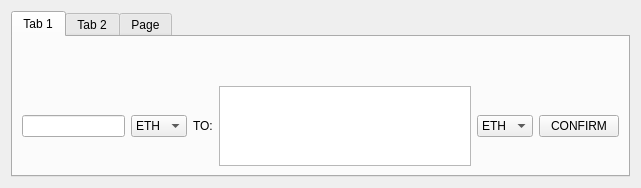
<?xml version="1.0" encoding="UTF-8"?>
<ui version="4.0">
 <class>SecForm</class>
 <widget class="QWidget" name="SecForm">
  <property name="geometry">
   <rect>
    <x>0</x>
    <y>0</y>
    <width>641</width>
    <height>188</height>
   </rect>
  </property>
  <property name="windowTitle">
   <string>Form</string>
  </property>
  <layout class="QGridLayout" name="gridLayout">
   <item row="1" column="0">
    <widget class="QTabWidget" name="tabWidget">
     <property name="currentIndex">
      <number>0</number>
     </property>
     <widget class="QWidget" name="tab_5">
      <attribute name="title">
       <string>Tab 1</string>
      </attribute>
      <layout class="QGridLayout" name="gridLayout_2">
       <item row="0" column="0">
        <widget class="QLabel" name="label">
         <property name="text">
          <string/>
         </property>
        </widget>
       </item>
       <item row="1" column="1">
        <widget class="QLabel" name="label_2">
         <property name="text">
          <string/>
         </property>
        </widget>
       </item>
       <item row="2" column="0" colspan="2">
        <layout class="QHBoxLayout" name="horizontalLayout_4">
         <item>
          <layout class="QHBoxLayout" name="horizontalLayout_3">
           <item>
            <layout class="QHBoxLayout" name="horizontalLayout">
             <item>
              <widget class="QLineEdit" name="lineEdit"/>
             </item>
             <item>
              <widget class="QComboBox" name="comboBox">
               <item>
                <property name="text">
                 <string>ETH</string>
                </property>
               </item>
               <item>
                <property name="text">
                 <string>BTC</string>
                </property>
               </item>
               <item>
                <property name="text">
                 <string>NEO</string>
                </property>
               </item>
               <item>
                <property name="text">
                 <string>BAT</string>
                </property>
               </item>
              </widget>
             </item>
            </layout>
           </item>
           <item>
            <layout class="QHBoxLayout" name="horizontalLayout_2">
             <item>
              <widget class="QLabel" name="label_3">
               <property name="text">
                <string>TO:</string>
               </property>
              </widget>
             </item>
             <item>
              <widget class="QTextBrowser" name="textBrowser"/>
             </item>
             <item>
              <widget class="QComboBox" name="comboBox_2">
               <item>
                <property name="text">
                 <string>ETH</string>
                </property>
               </item>
               <item>
                <property name="text">
                 <string>BTC</string>
                </property>
               </item>
               <item>
                <property name="text">
                 <string>NEO</string>
                </property>
               </item>
               <item>
                <property name="text">
                 <string>BAT</string>
                </property>
               </item>
              </widget>
             </item>
            </layout>
           </item>
          </layout>
         </item>
         <item>
          <widget class="QPushButton" name="pushButton">
           <property name="text">
            <string>CONFIRM</string>
           </property>
          </widget>
         </item>
        </layout>
       </item>
      </layout>
     </widget>
     <widget class="QWidget" name="tab_6">
      <attribute name="title">
       <string>Tab 2</string>
      </attribute>
     </widget>
     <widget class="QWidget" name="tab_7">
      <attribute name="title">
       <string>Page</string>
      </attribute>
     </widget>
    </widget>
   </item>
  </layout>
 </widget>
 <resources/>
 <connections/>
</ui>
